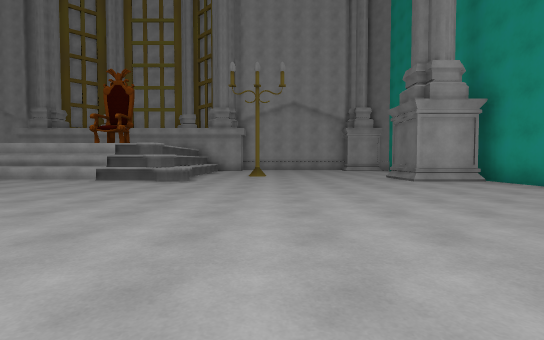
[1] (above)

23 first-person views from a walk through a 3-D level made in the Unity game engine. The camera is 1.2 m above the floor, tilts 2° down and sees 85° across. The floor is counted in squares, 2 m on a side. Each view is taken from the middle of a square. On the plan, view 1 faces up. The plan holds only what a view shows up to about 9 squares ahead; the rest is blank. The place goes on beyond the plan. The player is left out. Some animated figures are left out.

[2]
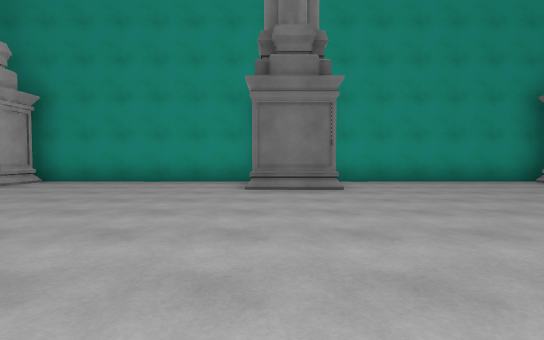

[3]
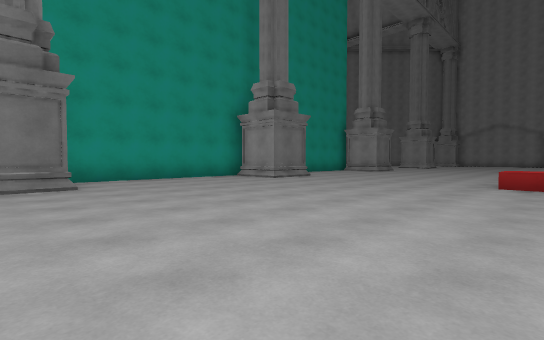

[4]
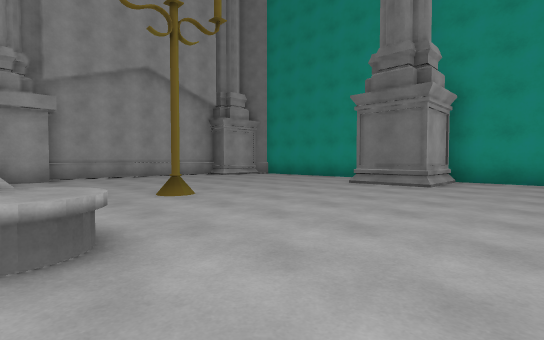

[5]
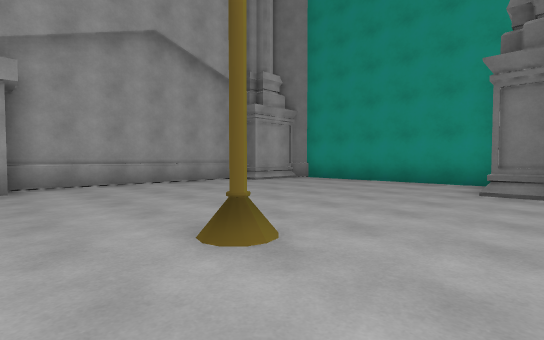

[6]
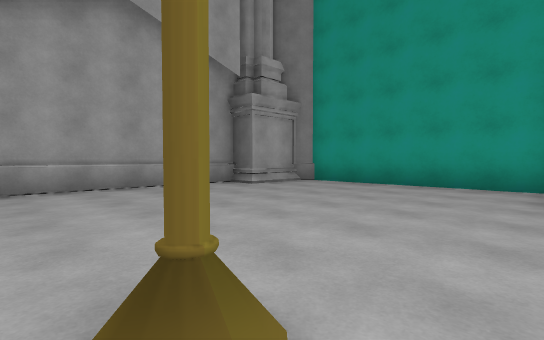

[7]
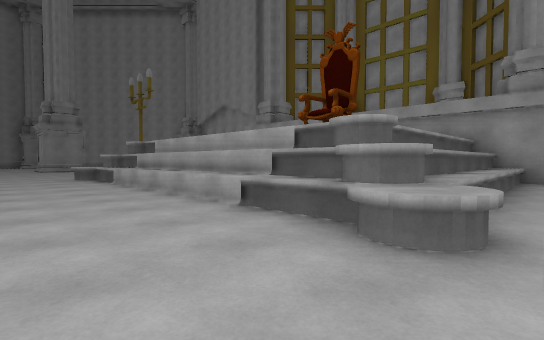

[8]
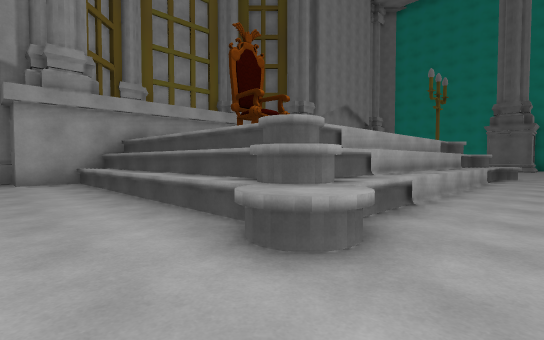

[9]
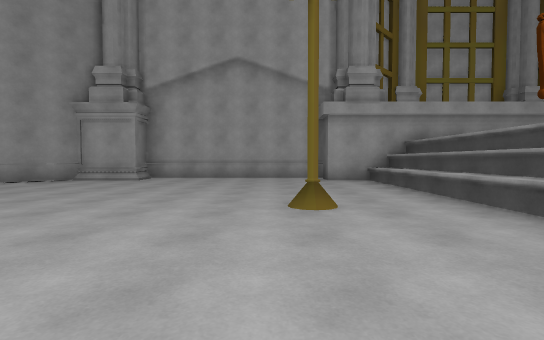

[10]
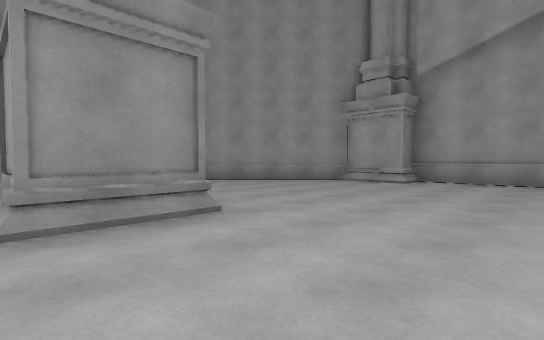

[11]
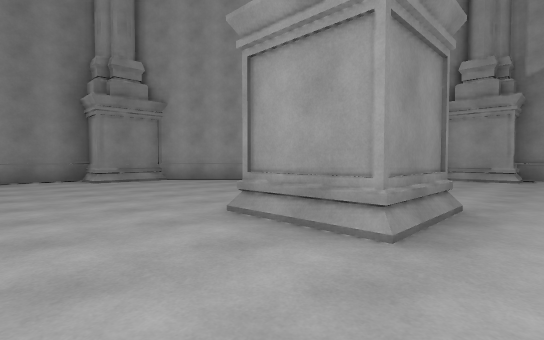

[12]
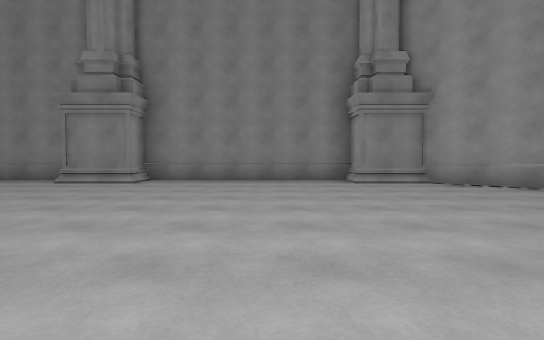

[13]
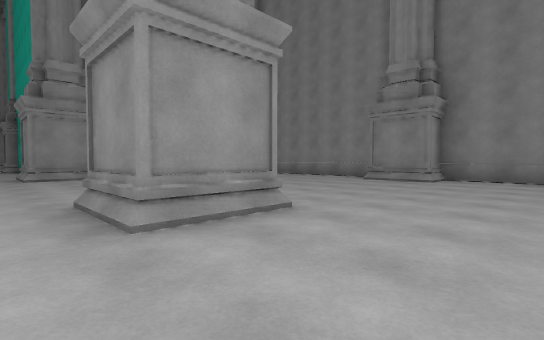

[14]
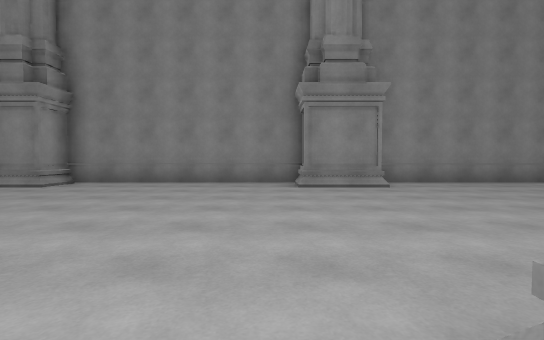

[15]
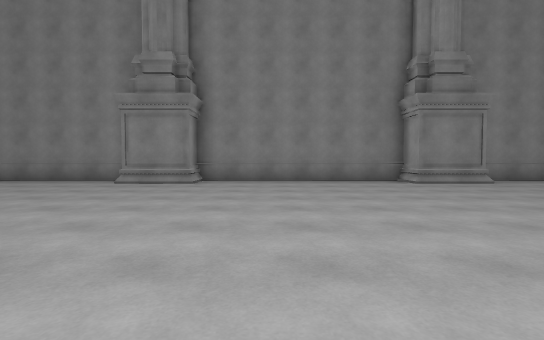

[16]
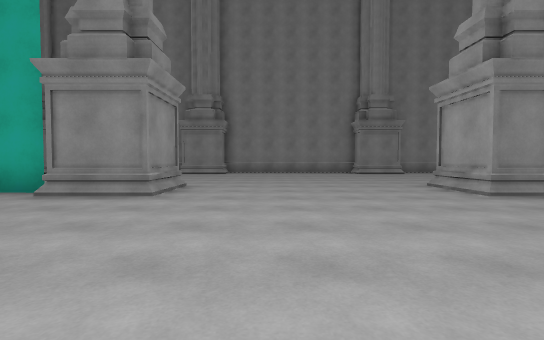

[17]
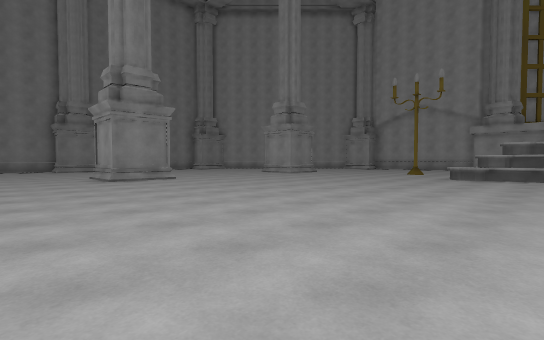

[18]
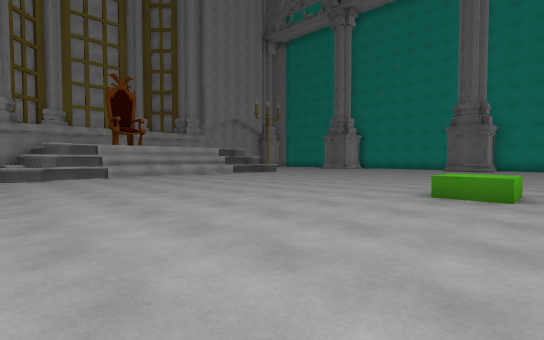

[19]
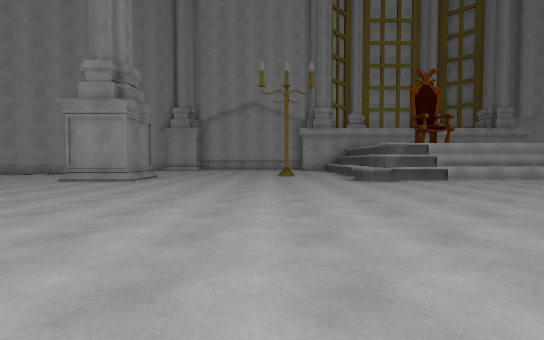

[20]
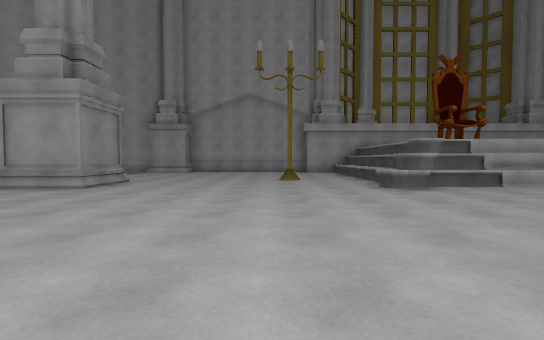

[21]
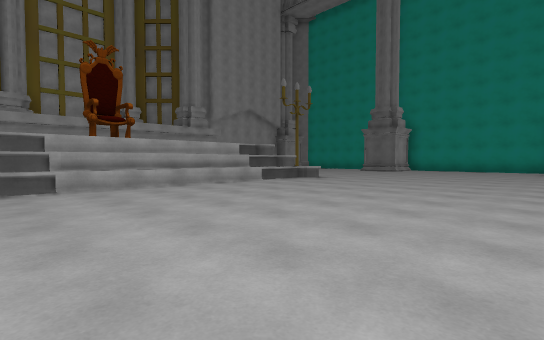

[22]
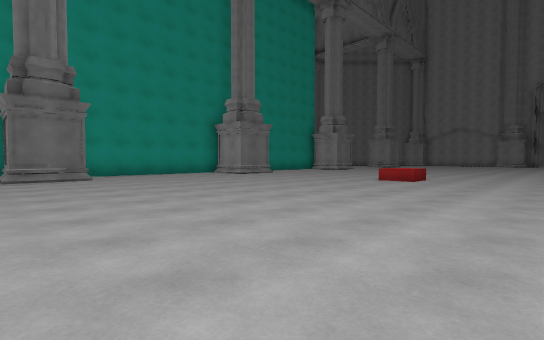

[23]
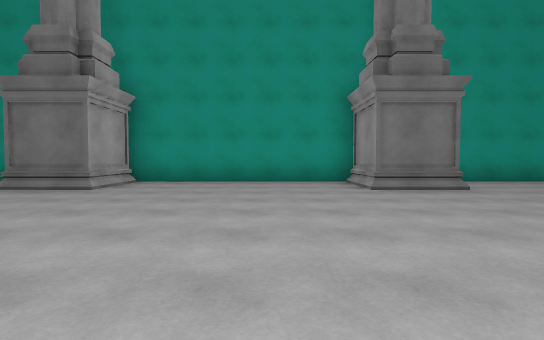

### Floor plan
Points are (right, up) in squares from view 1. A wall is a line through its corners. A room is listed if a view was taken in it or the views show most of it. See-through windows are left out.
Room 1 (views 1, 2, 3, 4, 5, 6, 7, 8, 9, 10, 11, 12, 13, 14, 15, 16, 17, 18, 19, 20, 21, 22, 23)
walls: (-11.6, 9.6) (-11.6, 15.8); (-11.1, 10) (-11.1, 15.7) (-13.4, 15.7) (-13.4, 16.6); (-18.9, 0.8) (-20.8, 0.8); (-3.9, 9) (-11.3, 9); (-4.3, 9.5) (-10.8, 9.5); (-20.7, 2.4) (-19, 2.4) (-19, 0.5); (-19, 10) (-19, 8.2) (-20.8, 8.2); (-20.7, -5.1) (-19, -5.1) (-19, -6.9); (-19.4, -7.1) (-19.4, -8); (-16.2, 16.6) (-19, 16.6) (-19, 15.7) (-20.7, 15.7) (-23.6, 12.8); (-3.4, 15.8) (-3.4, 10.3); (4, 0.5) (4, 2.4) (5.8, 2.4); (-1.5, 15.7) (-3.9, 15.7) (-3.9, 12.4); (-24.7, 11.6) (-26.5, 9.8) (-26.5, 8.2) (-27.5, 8.2) (-27.5, 2.4) (-26.5, 2.4) (-26.5, 0.8) (-27.5, 0.8) (-27.5, -5.1) (-26.5, -5.1) (-26.5, -6.9); (5.7, 0.8) (3.9, 0.8); (6.1, 2.4) (6.1, 15.3) (5.7, 15.7) (4, 15.7) (4, 16.6) (-1.6, 16.6); (5.9, 8.2) (4, 8.2) (4, 10); (4, -7) (4, -5.1) (6.1, -5.1) (6.1, 0.9); (-27.5, -7.2) (-27.5, -8.5); (6.1, -8.5) (6.1, -8)
low walls: (-12.2, 9) (-12.2, 15.7); (-3.2, 8.4) (-11.7, 8.4); (-2.8, 14.9) (-2.8, 9.1)
objects: other object (-8, -1) to (-7, -1); other object (-3, -6) to (-2, -6)

Where each view was taken, in squares from view 1:
view 1: 0 up, 0 right, facing up
view 2: 2 up, 2 left, facing right
view 3: 2 up, 3 left, facing down-right
view 4: 6 up, 3 left, facing up-right
view 5: 9 up, 2 left, facing up-right
view 6: 10 up, 1 left, facing up-right
view 7: 6 up, 2 left, facing up-left
view 8: 7 up, 14 left, facing up-right
view 9: 7 up, 15 left, facing up
view 10: 8 up, 16 left, facing up-left
view 11: 6 up, 18 left, facing up-left
view 12: 6 up, 19 left, facing left
view 13: 5 up, 18 left, facing down-left
view 14: 0 up, 20 left, facing left
view 15: 3 down, 19 left, facing left
view 16: 3 down, 14 left, facing left
view 17: 2 down, 10 left, facing up-left
view 18: 2 down, 13 left, facing up-right
view 19: 0 up, 15 left, facing up
view 20: 2 up, 15 left, facing up
view 21: 2 up, 11 left, facing up-right
view 22: 3 up, 6 left, facing down-right
view 23: 3 down, 2 left, facing right
